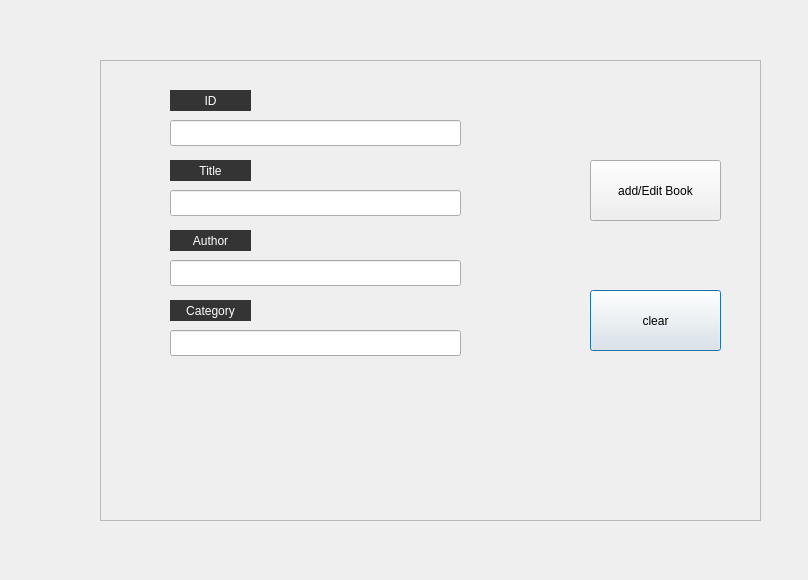
<?xml version="1.0" encoding="UTF-8"?>
<ui version="4.0">
 <class>add_edit_book</class>
 <widget class="QDialog" name="add_edit_book">
  <property name="geometry">
   <rect>
    <x>0</x>
    <y>0</y>
    <width>808</width>
    <height>580</height>
   </rect>
  </property>
  <property name="windowTitle">
   <string>Dialog</string>
  </property>
  <property name="styleSheet">
   <string notr="true">
QDialog{
    background-image: url(&quot;:/Images/ylswjsy7stw-2048x1201.jpg&quot;);
    background-repeat: no-repeat;
    background-position: center;
    background-attachment: fixed;
}
</string>
  </property>
  <widget class="QFrame" name="frame">
   <property name="geometry">
    <rect>
     <x>100</x>
     <y>60</y>
     <width>661</width>
     <height>461</height>
    </rect>
   </property>
   <property name="styleSheet">
    <string notr="true">QLabel{
background:rgba(0,0,0,200);
color:white
}</string>
   </property>
   <property name="frameShape">
    <enum>QFrame::Shape::StyledPanel</enum>
   </property>
   <property name="frameShadow">
    <enum>QFrame::Shadow::Raised</enum>
   </property>
   <widget class="QLineEdit" name="title_line_edit">
    <property name="geometry">
     <rect>
      <x>70</x>
      <y>130</y>
      <width>291</width>
      <height>26</height>
     </rect>
    </property>
    <property name="text">
     <string/>
    </property>
    <property name="echoMode">
     <enum>QLineEdit::EchoMode::Normal</enum>
    </property>
   </widget>
   <widget class="QLineEdit" name="ID_label">
    <property name="geometry">
     <rect>
      <x>70</x>
      <y>60</y>
      <width>291</width>
      <height>26</height>
     </rect>
    </property>
   </widget>
   <widget class="QLabel" name="Username_label">
    <property name="geometry">
     <rect>
      <x>70</x>
      <y>30</y>
      <width>81</width>
      <height>21</height>
     </rect>
    </property>
    <property name="text">
     <string>ID</string>
    </property>
    <property name="alignment">
     <set>Qt::AlignmentFlag::AlignCenter</set>
    </property>
   </widget>
   <widget class="QLineEdit" name="category_line_edit">
    <property name="geometry">
     <rect>
      <x>70</x>
      <y>270</y>
      <width>291</width>
      <height>26</height>
     </rect>
    </property>
    <property name="echoMode">
     <enum>QLineEdit::EchoMode::Normal</enum>
    </property>
   </widget>
   <widget class="QLabel" name="Password_label_3">
    <property name="geometry">
     <rect>
      <x>70</x>
      <y>240</y>
      <width>81</width>
      <height>21</height>
     </rect>
    </property>
    <property name="text">
     <string>Category</string>
    </property>
    <property name="alignment">
     <set>Qt::AlignmentFlag::AlignCenter</set>
    </property>
   </widget>
   <widget class="QLineEdit" name="author_line_edit">
    <property name="geometry">
     <rect>
      <x>70</x>
      <y>200</y>
      <width>291</width>
      <height>26</height>
     </rect>
    </property>
    <property name="echoMode">
     <enum>QLineEdit::EchoMode::Normal</enum>
    </property>
   </widget>
   <widget class="QLabel" name="ID_label_2">
    <property name="geometry">
     <rect>
      <x>70</x>
      <y>100</y>
      <width>81</width>
      <height>21</height>
     </rect>
    </property>
    <property name="text">
     <string>Title</string>
    </property>
    <property name="alignment">
     <set>Qt::AlignmentFlag::AlignCenter</set>
    </property>
   </widget>
   <widget class="QLabel" name="Password_label_2">
    <property name="geometry">
     <rect>
      <x>70</x>
      <y>170</y>
      <width>81</width>
      <height>21</height>
     </rect>
    </property>
    <property name="text">
     <string>Author</string>
    </property>
    <property name="alignment">
     <set>Qt::AlignmentFlag::AlignCenter</set>
    </property>
   </widget>
   <widget class="QPushButton" name="pushButton_2">
    <property name="geometry">
     <rect>
      <x>490</x>
      <y>230</y>
      <width>131</width>
      <height>61</height>
     </rect>
    </property>
    <property name="text">
     <string>clear</string>
    </property>
   </widget>
   <widget class="QPushButton" name="pushButton">
    <property name="geometry">
     <rect>
      <x>490</x>
      <y>100</y>
      <width>131</width>
      <height>61</height>
     </rect>
    </property>
    <property name="text">
     <string>add/Edit Book</string>
    </property>
   </widget>
  </widget>
 </widget>
 <resources/>
 <connections/>
</ui>
